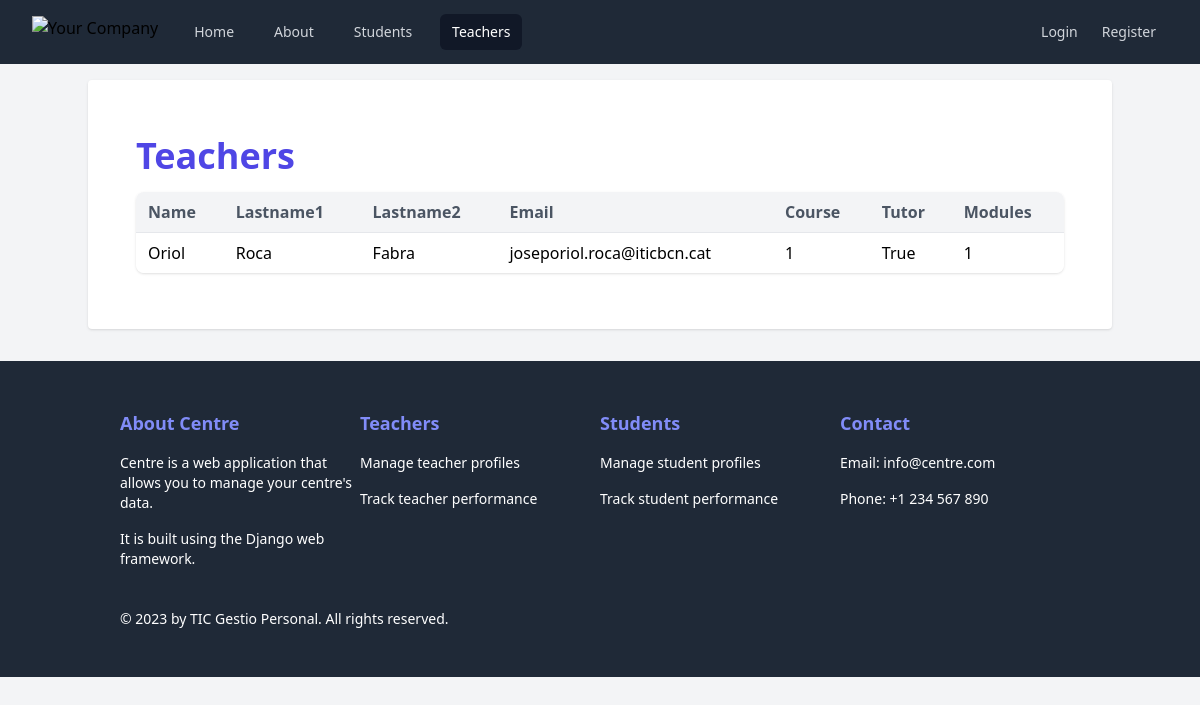
Page /teachers on the earlier database version.
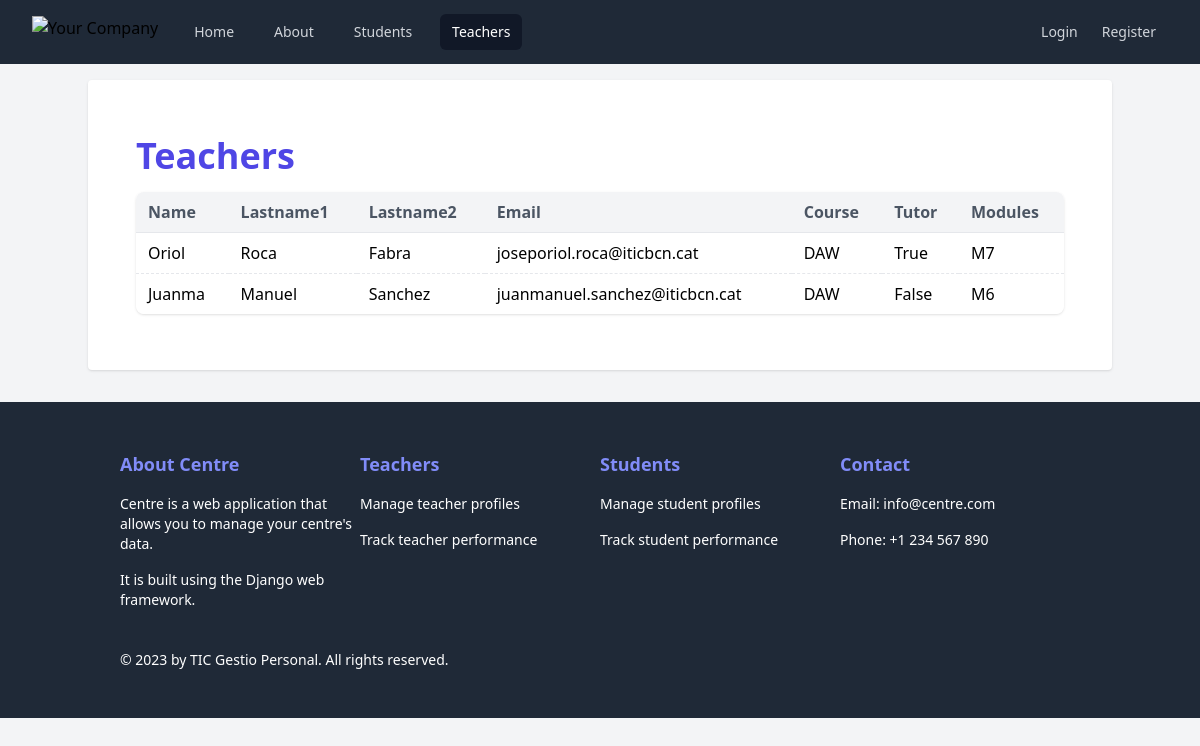
Same page on the later database version.
### Centre/models.py (models this page shows, shortened)
class Teacher(models.Model):
    name = models.CharField(max_length=100)
    lastname1 = models.CharField(max_length=100)
    lastname2 = models.CharField(max_length=100)
    email = models.EmailField()
    course = models.CharField(max_length=100)
    tutor = models.BooleanField(default=False)
    modules = models.TextField()

### Centre/views.py (the view)
# urls.py: path("teachers", views.teachers, name="teachers"),
def teachers(request):
    teachers = Teacher.objects.all()
    return render(request, "Centre/teachers.html", {"teachers": teachers})

### Centre/templates/Centre/teachers.html
{% extends "base.html" %}
{% block content %}
    <div class="container mx-auto px-4 py-8">
        <h1 class="text-4xl font-bold mb-4 text-indigo-600">Teachers</h1>
        <div class="overflow-x-auto bg-white rounded-lg shadow overflow-y-auto relative">
            <table class="border-collapse table-auto w-full whitespace-no-wrap bg-white table-striped relative">
                <thead>
                <tr class="text-left">
                    <th class="py-2 px-3 sticky top-0 border-b border-gray-200 bg-gray-100 text-gray-600">Name</th>
                    <th class="py-2 px-3 sticky top-0 border-b border-gray-200 bg-gray-100 text-gray-600">Lastname1</th>
                    <th class="py-2 px-3 sticky top-0 border-b border-gray-200 bg-gray-100 text-gray-600">Lastname2</th>
                    <th class="py-2 px-3 sticky top-0 border-b border-gray-200 bg-gray-100 text-gray-600">Email</th>
                    <th class="py-2 px-3 sticky top-0 border-b border-gray-200 bg-gray-100 text-gray-600">Course</th>
                    <th class="py-2 px-3 sticky top-0 border-b border-gray-200 bg-gray-100 text-gray-600">Tutor</th>
                    <th class="py-2 px-3 sticky top-0 border-b border-gray-200 bg-gray-100 text-gray-600">Modules</th>
                </tr>
                </thead>
                <tbody>
                {% for teacher in teachers %}
                    <tr>
                        <td class="border-dashed border-t border-gray-200 px-3 py-2">{{ teacher.name }}</td>
                        <td class="border-dashed border-t border-gray-200 px-3 py-2">{{ teacher.lastname1 }}</td>
                        <td class="border-dashed border-t border-gray-200 px-3 py-2">{{ teacher.lastname2 }}</td>
                        <td class="border-dashed border-t border-gray-200 px-3 py-2">{{ teacher.email }}</td>
                        <td class="border-dashed border-t border-gray-200 px-3 py-2">{{ teacher.course }}</td>
                        <td class="border-dashed border-t border-gray-200 px-3 py-2">{{ teacher.tutor }}</td>
                        <td class="border-dashed border-t border-gray-200 px-3 py-2">{{ teacher.modules }}</td>
                    </tr>
                {% endfor %}
                </tbody>
            </table>
        </div>
    </div>
{% endblock %}

### Centre/templates/base.html (shortened to what this page needs)
{% load static %}
<!DOCTYPE html>
<html lang="en">
<head>
    <script src="https://cdn.tailwindcss.com"></script>
    <link href="{% static 'css/styles.css' %}" rel="stylesheet">
    <link rel="stylesheet" href="https://cdnjs.cloudflare.com/ajax/libs/font-awesome/6.5.2/css/all.min.css"
/>
    <link rel="stylesheet" href="https://rsms.me/inter/inter.css">
</head>
<body class="bg-gray-100">
{% include 'partials/navbar.html' %}
<main class="container mx-auto px-4 sm:px-6 lg:px-8 bg-white rounded shadow mt-4 py-6">
    {% block content %}
    {% endblock %}
</main>
{% include 'partials/footer.html' %}
</body>
</html>

### Centre/templates/partials/navbar.html (shortened to what this page needs)
{% load static %}
<nav class="bg-gray-800">
    <div class="mx-auto max-w-7xl px-2 sm:px-6 lg:px-8">
        <div class="relative flex h-16 items-center justify-between">
            <div class="flex flex-1 items-center justify-center sm:items-stretch sm:justify-start">
                <div class="flex flex-shrink-0 items-center">
                    <img class="h-8 w-auto" src="https://tailwindui.com/img/logos/mark.svg?color=indigo&shade=500"
                         alt="Your Company">
                </div>
                <div class="hidden sm:ml-6 sm:block">
                    <div class="flex space-x-4">
                        <a href="{% url 'index' %}"
                           class="{% if request.resolver_match.url_name == 'index' %}bg-gray-900 text-white{% else %}text-gray-300 hover:bg-gray-700 hover:text-white{% endif %} rounded-md px-3 py-2 text-sm font-medium"
                           {% if request.resolver_match.url_name == 'index' %}aria-current="page"{% endif %}>Home</a>
                        <a href="{% url 'about' %}"
                           class="{% if request.resolver_match.url_name == 'about' %}bg-gray-900 text-white{% else %}text-gray-300 hover:bg-gray-700 hover:text-white{% endif %} rounded-md px-3 py-2 text-sm font-medium"
                           {% if request.resolver_match.url_name == 'about' %}aria-current="page"{% endif %}>About</a>
                        <a href="{% url 'students' %}"
                           class="{% if request.resolver_match.url_name == 'students' %}bg-gray-900 text-white{% else %}text-gray-300 hover:bg-gray-700 hover:text-white{% endif %} rounded-md px-3 py-2 text-sm font-medium"
                           {% if request.resolver_match.url_name == 'students' %}aria-current="page"{% endif %}>Students</a>
                        <a href="{% url 'teachers' %}"
                           class="{% if request.resolver_match.url_name == 'teachers' %}bg-gray-900 text-white{% else %}text-gray-300 hover:bg-gray-700 hover:text-white{% endif %} rounded-md px-3 py-2 text-sm font-medium"
                           {% if request.resolver_match.url_name == 'teachers' %}aria-current="page"{% endif %}>Teachers</a>
                    </div>
                </div>
            </div>
            <div class="absolute inset-y-0 right-0 flex items-center pr-2 sm:static sm:inset-auto sm:ml-6 sm:pr-0">
                {% if user.is_authenticated %}
                    <button type="button"
                            class="relative rounded-full bg-gray-800 p-1 text-gray-400 hover:text-white focus:outline-none focus:ring-2 focus:ring-white focus:ring-offset-2 focus:ring-offset-gray-800">
                        <span class="absolute -inset-1.5"></span>
                        <span class="sr-only">View notifications</span>
                        <svg class="h-6 w-6" fill="none" viewBox="0 0 24 24" stroke-width="1.5" stroke="currentColor"
                             aria-hidden="true">
                            <path stroke-linecap="round" stroke-linejoin="round"
                                  d="M14.857 17.082a23.848 23.848 0 005.454-1.31A8.967 8.967 0 0118 9.75v-.7V9A6 6 0 006 9v.75a8.967 8.967 0 01-2.312 6.022c1.733.64 3.56 1.085 5.455 1.31m5.714 0a24.255 24.255 0 01-5.714 0m5.714 0a3 3 0 11-5.714 0"/>
                        </svg>
                    </button>
                    <div class="relative ml-3">
                        <div>
                            <button type="button"
                                    class="relative flex rounded-full bg-gray-800 text-sm focus:outline-none focus:ring-2 focus:ring-white focus:ring-offset-2 focus:ring-offset-gray-800"
                                    id="user-menu-button" aria-expanded="false" aria-haspopup="true">
                                <span class="absolute -inset-1.5"></span>
                                <span class="sr-only">Open user menu</span>
                                <img class="h-8 w-8 rounded-full"
                                     src="https://images.unsplash.com/photo-1472099645785-5658abf4ff4e?ixlib=rb-1.2.1&ixid=eyJhcHBfaWQiOjEyMDd9&auto=format&fit=facearea&facepad=2&w=256&h=256&q=80"
                                     alt="">
                            </button>
                        </div>
                        <div class="absolute right-0 z-10 mt-2 w-48 origin-top-right rounded-md bg-white py-1 shadow-lg ring-1 ring-black ring-opacity-5 focus:outline-none"
                             role="menu" aria-orientation="vertical" aria-labelledby="user-menu-button" tabindex="-1">
                            <a href="{% url 'password_change' %}" class="block px-4 py-2 text-sm text-gray-700"
                               role="menuitem" tabindex="-1"
                               id="user-menu-item-0">Your Profile</a>
                            <a href="{% url 'admin:index' %}" class="block px-4 py-2 text-sm text-gray-700"
                               role="menuitem"
                               tabindex="-1" id="user-menu-item-1">Settings</a>
                            <form action="{% url 'logout' %}" method="post">
                                {% csrf_token %}
                                <button type="submit"
                                        class="block w-full text-left px-4 py-2 text-sm text-gray-700"
                                        role="menuitem" tabindex="-1" id="user-menu-item-2">Sign out
                                </button>
                            </form>
                        </div>
                    </div>
                {% else %}
                    <a href="{% url 'login' %}"
                       class="text-gray-300 hover:bg-gray-700 hover:text-white px-3 py-2 rounded-md text-sm font-medium">Login</a>
                    <a href="{% url 'register' %}"
                       class="text-gray-300 hover:bg-gray-700 hover:text-white px-3 py-2 rounded-md text-sm font-medium">Register</a>
                {% endif %}
            </div>
        </div>
    </div>
</nav>

### Centre/templates/partials/footer.html
<footer class="bg-gray-800 text-white py-12 mt-8">
    <div class="container mx-auto px-4 sm:px-6 lg:px-8">
        <div class="flex flex-wrap justify-between">
            <div class="w-full sm:w-1/2 md:w-1/4 h-auto">
                <h6 class="font-semibold text-lg mb-2 text-indigo-400">About Centre</h6>
                <ul class="list-unstyled text-sm">
                    <li class="py-2">Centre is a web application that allows you to manage your centre's data.</li>
                    <li class="py-2">It is built using the Django web framework.</li>
                </ul>
            </div>
            <div class="w-full sm:w-1/2 md:w-1/4 h-auto mt-8 sm:mt-0">
                <h6 class="font-semibold text-lg mb-2 text-indigo-400">Teachers</h6>
                <ul class="list-unstyled text-sm">
                    <li class="py-2">Manage teacher profiles</li>
                    <li class="py-2">Track teacher performance</li>
                </ul>
            </div>
            <div class="w-full sm:w-1/2 md:w-1/4 h-auto mt-8 md:mt-0">
                <h6 class="font-semibold text-lg mb-2 text-indigo-400">Students</h6>
                <ul class="list-unstyled text-sm">
                    <li class="py-2">Manage student profiles</li>
                    <li class="py-2">Track student performance</li>
                </ul>
            </div>
            <div class="w-full sm:w-1/2 md:w-1/4 h-auto mt-8 md:mt-0">
                <h6 class="font-semibold text-lg mb-2 text-indigo-400">Contact</h6>
                <ul class="list-unstyled text-sm">
                    <li class="py-2">Email: info@centre.com</li>
                    <li class="py-2">Phone: +1 234 567 890</li>
                </ul>
            </div>
        </div>
        <div class="mt-8 text-sm">
            &copy; 2023 by TIC Gestio Personal. All rights reserved.
        </div>
    </div>
</footer>

Differences in the rows shown:
changed Teacher "Oriol": course "1" → "DAW"; modules "1" → "M7"
added Teacher: name "Juanma", lastname1 "Manuel", lastname2 "Sanchez", email "juanmanuel.sanchez@iticbcn.cat", course "DAW", tutor "False", modules "M6"
